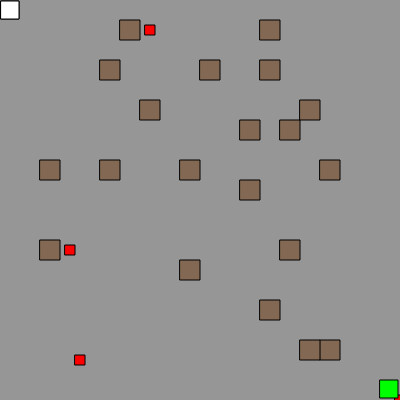
Frame 1 (no input)
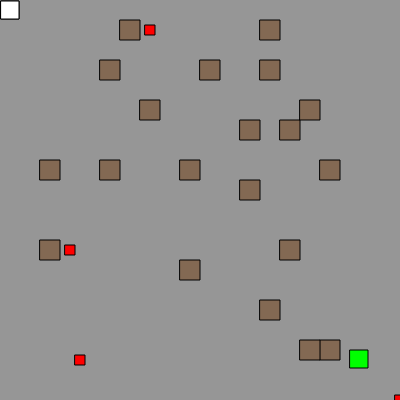
Frame 60 (no input)
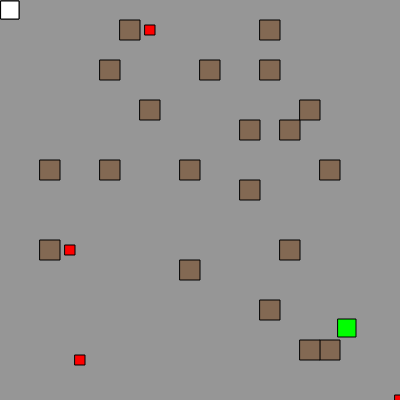
Frame 120 (the mouse pressed at the canvas centre since frame 60)

The p5.js sketch that drew these frames (run headless with seeded random() and noise() and a simulated clock; from frame 60 on, the mouse is pressed at the canvas centre):

// p5.js sketch
// ── sketch.js
scl = 20;
pscl = 18;
spd = 5;
backcol = 150;
numBlocks = 20;
numFood = 4;
points = 10;

function Player() {
  this.x = 1;
  this.y = 1;
  this.xspeed = 0;
  this.yspeed = 0;
  
  this.pnts = 0;
    
  this.update = function() {
    this.x = this.x + this.xspeed;
    this.y = this.y + this.yspeed;

    this.x = constrain(this.x, 0, width-pscl);
    this.y = constrain(this.y, 0, height-pscl);
    
    this.xspeed = 0;
    this.yspeed = 0;
  }
  
  this.reset = function() {
    this.x = 1;
    this.y = 1;
    this.xspeed = 0;
    this.yspeed = 0;
    this.pnts = 0;
  }
  
  this.show = function(cl) {
    fill(cl);
    rect(this.x, this.y, pscl, pscl);
  }
}

function Monster() {
  this.x = width-pscl;
  this.y = height-pscl;
  
  this.update = function() {
    this.x = this.x + this.xspeed;
    this.y = this.y + this.yspeed;

    this.x = constrain(this.x, 0, width-pscl);
    this.y = constrain(this.y, 0, height-pscl);
    
    this.xspeed = 0;
    this.yspeed = 0;
  }
  
  this.update = function(p1x, p1y, p2x, p2y) {
    d1 = dist(this.x, this.y, p1x, p1y);
    d2 = dist(this.x, this.y, p2x, p2y);
    
    if (d1 < d2) {
      if (this.x < p1x) {
        this.xspeed = 0.5;
      }
      else if (this.x > p1x) {
        this.xspeed = -0.5;
      }
      if (this.y < p1y) {
        this.yspeed = 0.5;
      }
      else if (this.y > p1y) {
        this.yspeed = -0.5;
      }
    }
    
    else {
      if (this.x < p2x) {
        this.xspeed = 0.5;
      }
      else if (this.x > p2x) {
        this.xspeed = -0.5;
      }
      if (this.y < p2y) {
        this.yspeed = 0.5;
      }
      else if (this.y > p2y) {
        this.yspeed = -0.5;
      } 
    }
    this.x += this.xspeed;
    this.y += this.yspeed;
    
    this.x = constrain(this.x, 0, width-scl);
    this.y = constrain(this.y, 0, height-scl);
    
    this.xspeed = 0;
    this.yspeed = 0;
  }
  
  this.show = function(cl) {
    fill(0, cl, 0);
    rect(floor(this.x), floor(this.y), pscl, pscl);
  }
}

function setup() {
  createCanvas(400, 400);
  frameRate(100);
  p1 = new Player();
  p2 = new Player();
  m = new Monster();
  
  blocksx = [];
  blocksy = [];
  for (var i = 0; i < numBlocks; i++) {
    blocksx[i] = floor(random(1,19))*scl;
    blocksy[i] = floor(random(0,19))*scl;
  }
  foodx = [];
  foody = [];
  for (i = 0; i < numFood; i++) {
    fdx = (floor(random(2,40))*10) + 5;
    fdy = (floor(random(0,40))*10) + 5;
    overlapping = false;
    for (j = 0; j < numBlocks; j++)
    {
      if (fdx < blocksx[j] + scl && fdx + (scl/2) > blocksx[j] && fdy < blocksy[j] + scl && fdy + (scl/2) > blocksy[j]) {
        overlapping = true;
        break;
      }
    }
    if (overlapping) {
      i -= 1;
      continue;
    }
    else {
      foodx[i] = fdx;
      foody[i] = fdy;
    }
  }
  rnd = 1;
  fdrd = 255;
  fdgr = 0;
  fdbl = 0
}

function draw() {
  
    if (foodx.length == 0 || foody.length == 0) {
      rnd +=1;
      points += 10;
      
      if (rnd == 2) {
        fdgr = 255;
      }
      else if (rnd == 3) {
        fdbl = 200;
        fdrd = 0;
        fdgr = 100;
      }
    else {
      if (p1.pnts > p2.pnts) {
        throw new Error("Player 1 wins! " + p1.pnts + "-" + p2.pnts);
      }
      else {
        throw new Error("Player 2 wins! " + p2.pnts + "-" + p1.pnts);
      }
    }
      for (i = 0; i < numFood; i++) {
        fdx = (floor(random(2,40))*10) + 5;
        fdy = (floor(random(0,40))*10) + 5;
        overlapping = false;
        for (j = 0; j < numBlocks; j++)
        {
          if (fdx < blocksx[j] + scl && fdx + (scl/2) > blocksx[j] && fdy < blocksy[j] + scl && fdy + (scl/2) > blocksy[j]) {
            overlapping = true;
            break;
          }
        }
        if (overlapping) {
          i -= 1;
          continue;
        }
        else {
          foodx[i] = fdx;
          foody[i] = fdy;
    }
  }
    }
  
    if (keyIsDown(UP_ARROW)) {
    p1.yspeed -= 1;
  } if (keyIsDown(DOWN_ARROW)) {
    p1.yspeed +=1;
  } if (keyIsDown(RIGHT_ARROW)) {
    p1.xspeed += 1;
  } if (keyIsDown(LEFT_ARROW)) {
    p1.xspeed -= 1;
  }
  if (keyIsDown(87)) {
    p2.yspeed -= 1;
  } if (keyIsDown(83)) {
    p2.yspeed += 1;
  } if (keyIsDown(68)) {
    p2.xspeed += 1;
  } if (keyIsDown(65)) {
    p2.xspeed -= 1;
  }
  background(backcol);
  p1.update();
  p2.update();
  m.update(p1.x, p1.y, p2.x, p2.y);
  
  fill(131, 105, 83);
  for (var i = 0; i < blocksx.length; i++) {
    rect(blocksx[i], blocksy[i], scl, scl);
    
    //PLAYER 1
    //up
    if((p1.x <= blocksx[i] + scl && p1.x >= blocksx[i] - pscl) && p1.y == blocksy[i]+scl) {
      p1.y += 1;
    }
    //down
    if((p1.x <= blocksx[i] + scl && p1.x >= blocksx[i] - pscl) && p1.y + pscl == blocksy[i]) {
      p1.y -= 1;
    }
    //right
    if((p1.y <= blocksy[i] + scl && p1.y >= blocksy[i] - pscl) && p1.x + pscl == blocksx[i]) {
      p1.x -= 1;
    }
    //left
    if((p1.y <= blocksy[i] + scl && p1.y >= blocksy[i] - pscl) && p1.x == blocksx[i]+scl) {
      p1.x += 1;
    }
    
    //PLAYER 2
    //up
    if((p2.x <= blocksx[i] + scl && p2.x >= blocksx[i] - pscl) && p2.y == blocksy[i]+scl) {
      p2.y += 1;
    }
    //down
    if((p2.x <= blocksx[i] + scl && p2.x >= blocksx[i] - pscl) && p2.y + pscl == blocksy[i]) {
      p2.y -= 1;
    }
    //right
    if((p2.y <= blocksy[i] + scl && p2.y >= blocksy[i] - pscl) && p2.x + pscl == blocksx[i]) {
      p2.x -= 1;
    }
    //left
    if((p2.y <= blocksy[i] + scl && p2.y >= blocksy[i] - pscl) && p2.x == blocksx[i]+scl) {
      p2.x += 1;
    }
    
    //MONSTER
    //up
    if((m.x <= blocksx[i] + scl && m.x >= blocksx[i] - pscl) && m.y == blocksy[i]+scl) {
      m.y += 1;
    }
    //down
    if((m.x <= blocksx[i] + scl && m.x >= blocksx[i] - pscl) && m.y + pscl == blocksy[i]) {
      m.y -= 1;
    }
    //right
    if((m.y <= blocksy[i] + scl && m.y >= blocksy[i] - pscl) && m.x + pscl == blocksx[i]) {
      m.x -= 1;
    }
    //left
    if((m.y <= blocksy[i] + scl && m.y >= blocksy[i] - pscl) && m.x == blocksx[i]+scl) {
      m.x += 1;
    }
  }
  
  fill(fdrd, fdgr, fdbl);
  for (i = 0; i < foodx.length; i++) {
    if ((((p1.x <= foodx[i] + (scl/2) && p1.x >= foodx[i] - pscl) && (p1.y == foody[i]+(scl/2) || p1.y + pscl == foody[i])) || ((p1.y <= foody[i] + (scl/2) && p1.y >= foody[i] - pscl) && (p1.x == foodx[i] + (scl/2) || p1.x + pscl == foodx[i])))) {
      foodx.splice(i,1);
      foody.splice(i,1);
      i -= 1;
      p1.pnts += points;
    }
    else if (((p2.x <= foodx[i] + (scl/2) && p2.x >= foodx[i] - pscl) && (p2.y == foody[i]+(scl/2) || p2.y + pscl == foody[i])) || ((p2.y <= foody[i] + (scl/2) && p2.y >= foody[i] - pscl) && (p2.x == foodx[i] + (scl/2) || p2.x + pscl == foodx[i]))) {
      foodx.splice(i,1);
      foody.splice(i,1);
      i -= 1;
      p2.pnts += points;
    }
    else {
      rect(foodx[i], foody[i], scl/2, scl/2);
    }
  }
  
  if (m.x < p1.x + pscl && m.x + pscl > p1.x && m.y < p1.y + pscl && m.y + pscl > p1.y) {
    p1.reset();
  }
  
  if (m.x < p2.x + pscl && m.x + pscl > p2.x && m.y < p2.y + pscl && m.y + pscl > p2.y) {
    p2.reset();
  }
  
  p1.show(0);
  p2.show(255);
  m.show(255);
}
